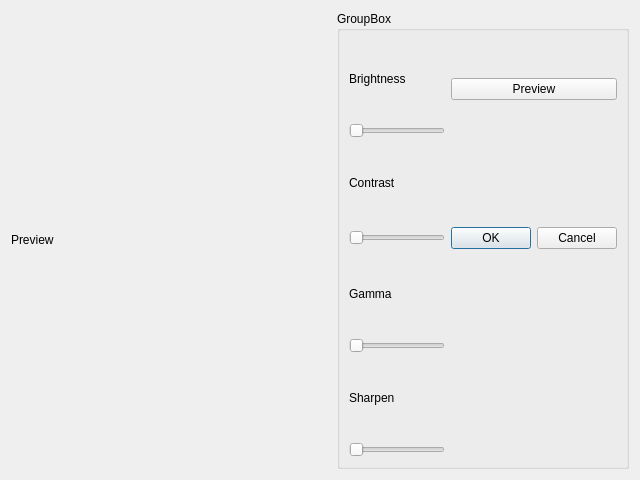
<?xml version="1.0" encoding="UTF-8"?>
<ui version="4.0">
 <class>ImageAdjuster</class>
 <widget class="QDialog" name="ImageAdjuster">
  <property name="geometry">
   <rect>
    <x>0</x>
    <y>0</y>
    <width>640</width>
    <height>480</height>
   </rect>
  </property>
  <property name="windowTitle">
   <string>Dialog</string>
  </property>
  <layout class="QHBoxLayout" name="horizontalLayout">
   <item>
    <widget class="QLabel" name="ImagePreview">
     <property name="minimumSize">
      <size>
       <width>320</width>
       <height>240</height>
      </size>
     </property>
     <property name="text">
      <string>Preview</string>
     </property>
    </widget>
   </item>
   <item>
    <widget class="QGroupBox" name="groupBox">
     <property name="title">
      <string>GroupBox</string>
     </property>
     <layout class="QGridLayout" name="gridLayout">
      <item row="0" column="0">
       <widget class="QLabel" name="BrightnessLabel">
        <property name="text">
         <string>Brightness</string>
        </property>
       </widget>
      </item>
      <item row="0" column="1" rowspan="2">
       <widget class="QPushButton" name="pushButton">
        <property name="text">
         <string>Preview</string>
        </property>
       </widget>
      </item>
      <item row="1" column="0">
       <widget class="QSlider" name="BrightnessSlider">
        <property name="orientation">
         <enum>Qt::Horizontal</enum>
        </property>
       </widget>
      </item>
      <item row="2" column="0">
       <widget class="QLabel" name="ContrastLabel">
        <property name="text">
         <string>Contrast</string>
        </property>
       </widget>
      </item>
      <item row="3" column="0">
       <widget class="QSlider" name="ContrastSlider">
        <property name="orientation">
         <enum>Qt::Horizontal</enum>
        </property>
       </widget>
      </item>
      <item row="3" column="1">
       <widget class="QDialogButtonBox" name="PreviewButton">
        <property name="orientation">
         <enum>Qt::Horizontal</enum>
        </property>
        <property name="standardButtons">
         <set>QDialogButtonBox::Cancel|QDialogButtonBox::Ok</set>
        </property>
       </widget>
      </item>
      <item row="4" column="0">
       <widget class="QLabel" name="GammaLabel">
        <property name="text">
         <string>Gamma</string>
        </property>
       </widget>
      </item>
      <item row="5" column="0">
       <widget class="QSlider" name="GammaSlider">
        <property name="orientation">
         <enum>Qt::Horizontal</enum>
        </property>
       </widget>
      </item>
      <item row="6" column="0">
       <widget class="QLabel" name="SharpenLabel">
        <property name="text">
         <string>Sharpen</string>
        </property>
       </widget>
      </item>
      <item row="7" column="0">
       <widget class="QSlider" name="SharpenSlider">
        <property name="orientation">
         <enum>Qt::Horizontal</enum>
        </property>
       </widget>
      </item>
     </layout>
    </widget>
   </item>
  </layout>
 </widget>
 <resources/>
 <connections>
  <connection>
   <sender>PreviewButton</sender>
   <signal>accepted()</signal>
   <receiver>ImageAdjuster</receiver>
   <slot>accept()</slot>
   <hints>
    <hint type="sourcelabel">
     <x>248</x>
     <y>254</y>
    </hint>
    <hint type="destinationlabel">
     <x>157</x>
     <y>274</y>
    </hint>
   </hints>
  </connection>
  <connection>
   <sender>PreviewButton</sender>
   <signal>rejected()</signal>
   <receiver>ImageAdjuster</receiver>
   <slot>reject()</slot>
   <hints>
    <hint type="sourcelabel">
     <x>316</x>
     <y>260</y>
    </hint>
    <hint type="destinationlabel">
     <x>286</x>
     <y>274</y>
    </hint>
   </hints>
  </connection>
 </connections>
</ui>
